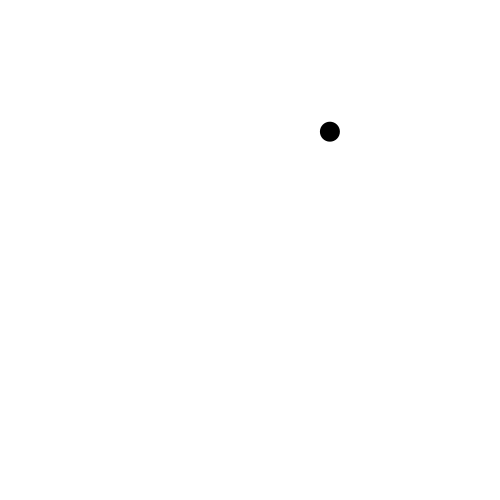
Frame 1 (no input)
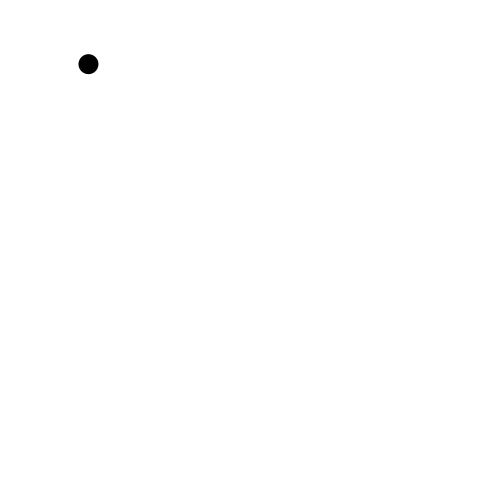
Frame 60 (the mouse pressed at the canvas centre just before this capture)
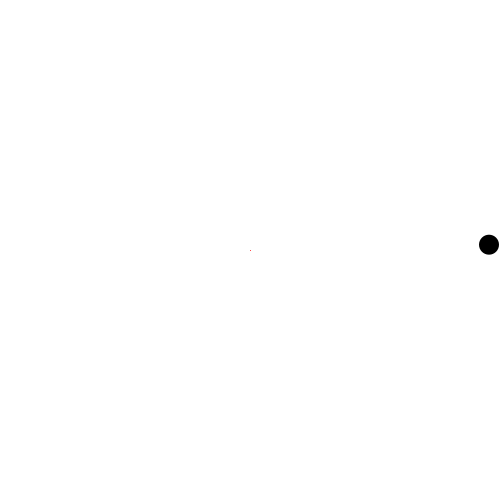
Frame 120 (the mouse held since frame 60 and released just before this capture)

The Processing sketch that drew these frames (run headless with seeded random() and noise(); from frame 60 on, the mouse is pressed at the canvas centre):

// Processing sketch: processing_61099
// ── processing_61099.pde

// 계속적 사용 변수.
    int bgCol = 0xffffffff;

    // 2번 예제 변수.
    float ballX, ballY;// 공 좌표.
    int ballRad = 10;// 공 반지름.
    float ballVX, ballVY;// 공 속도.
    int ballFillCol = 0xff000000;// 공 색상.
    float mX, mY;// 임시 마우스 좌표.
    int strokeCol = 0xffff0000;// 공 선 색상.
    float trgBuff = 0.1f;// 속도:거리 비율.

    void setup() {
        size(500, 500);
        smooth();
        // 함수화된 초기화.
        trigger(random(ballRad, width - ballRad),
                random(ballRad, height - ballRad), 10, radians(random(360)));
    }

    // 함수화된 초기화.
    void trigger(float x, float y, float speed, float angle) {
        ballX = x;
        ballY = y;
        ballVX = speed * cos(angle);
        ballVY = speed * sin(angle);
    }

    // 함수화된 공 좌표 업데이트.
    void posUpdate() {
        ballX += ballVX;
        ballY += ballVY;
    }

    // 함수화된 반사.
    void reflect() {
        if (ballX < ballRad || ballX > width - 1 - ballRad) {
            ballVX *= -1;
            if (ballX < ballRad) {
                // 정확한 반사좌표는 아니다.
                ballX = ballRad;
            } else {
                // 정확한 반사좌표는 아니다.
                ballX = width - 1 - ballRad;
            }
        }
        if (ballY < ballRad || ballY > height - 1 - ballRad) {
            ballVY *= -1;
            if (ballY < ballRad) {
                // 정확한 반사좌표는 아니다.
                ballY = ballRad;
            } else {
                // 정확한 반사좌표는 아니다.
                ballY = height - 1 - ballRad;
            }
        }
    }

    void draw() {
        // 함수화되어 간결해진 것을 볼 수 있다.
        posUpdate();
        reflect();
        // 렌더링.
        background(bgCol);
        noStroke();
        fill(ballFillCol);
        ellipse(ballX, ballY, ballRad * 2, ballRad * 2);
        // 마우스 프레스 조건에서 보여지는 선.
        if (mousePressed) {
            stroke(strokeCol);
            line(mX, mY, mouseX, mouseY);
        }
    }

    // 마우스 프레스 이벤트 시 마우스 좌표를 저장.
    void mousePressed() {
        mX = mouseX;
        mY = mouseY;
    }

    //이전에 저장된 마우스 좌표로부터 마우스 릴리스 이벤트 시의 마우스 좌표로 공을 발사.
    void mouseReleased() {
        float dist = dist(mX, mY, mouseX, mouseY);
        float angle = atan2(mouseY - mY, mouseX - mX);
        //함수화되어 간결해진 것을 볼 수 있다.
        trigger(mX, mY, trgBuff * dist, angle);
    }
